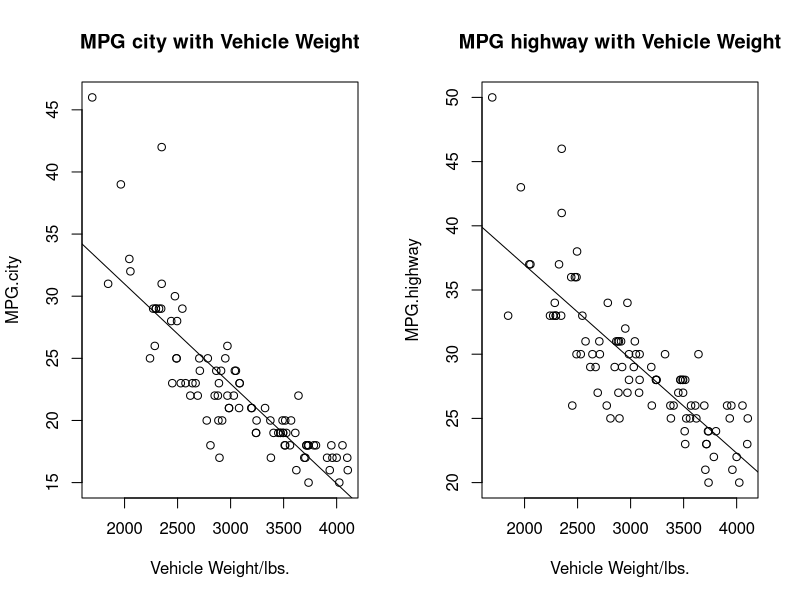
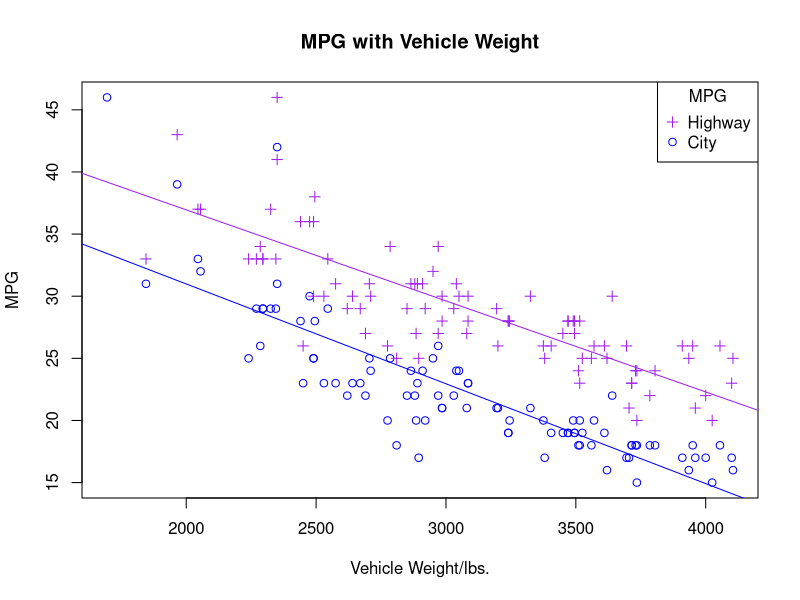
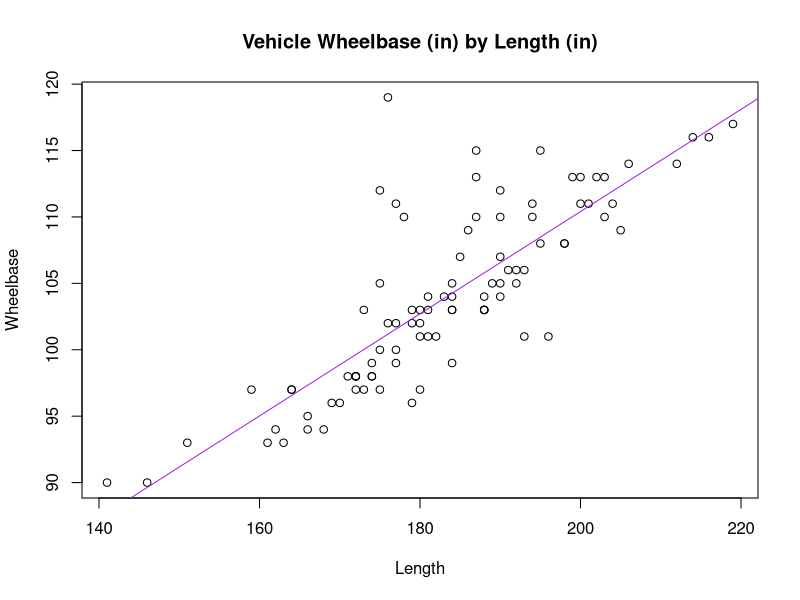
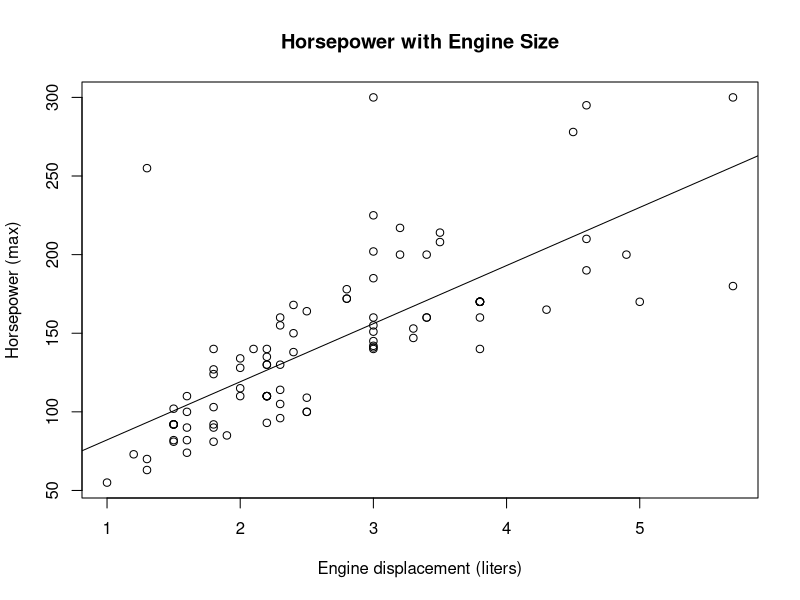

Reproduce these figures in R, in order.
# scatterplots-Cars93.R

library(MASS)
cr = Cars93

# --- Vehicle weight and MPG ---
par(mfrow=c(1,2))
yl = "MPG.city"
xl = "Vehicle Weight/lbs."
plot(formula=MPG.city~Weight, 
     data=cr, 
     xlab=xl, 
     ylab=yl)
fit=lm(cr$MPG.city~cr$Weight) 
abline(fit)
title("MPG city with Vehicle Weight")

yl="MPG.highway"
plot(formula=MPG.highway~Weight, 
     data=cr, 
     xlab=xl, 
     ylab=yl)
fit=lm(cr$MPG.highway~cr$Weight)
abline(fit)
title("MPG highway with Vehicle Weight")
par(mfrow=c(1,1), pch=1)

# --------- Overplotting on a single plot, using points() ----------

# weight and MPG 
# Color the points with "col", and give them a point type with "pch":

# labels for x and y axes:
yl = "MPG"
xl = "Vehicle Weight/lbs."

# plot MPG.city vs. Weight, in blue. 
# pch indicates point type:
plot(formula=MPG.city~Weight, 
     data=cr, 
     xlab=xl, 
     ylab=yl, 
     col="blue", 
     pch=1)

# compute and draw linear fit forMPG.city vs. Weight:
fit=lm(cr$MPG.city~cr$Weight) 
abline(fit, col="blue")
title("MPG with Vehicle Weight")

# overplot MPG.highway vs. Weight, in purple. 
# pch indicates point type:
points(cr$Weight, 
       cr$MPG.highway, 
       col="purple", 
       pch=3)

# compute and draw linear fit for MPG.highway vs. Weight:
fit2=lm(cr$MPG.highway~cr$Weight)
abline(fit2,col="purple")

#title(main="MPG with Vehicle Weight", sub="purple: Highway MPG; blue: City MPG")

# legend shows points and colors for each data type:
legend(x="topright",               
       title="MPG",         
       legend=c("Highway","City"), 
       pch=c(3,1),
       col=c("purple","blue"))          
par(mfrow=c(1,1), pch=1)

# ------------------ scatter plots ------------------

# scatter plots. Note that R labels the axes for you here:

# Wheelbase vs. Length, with regression line:
plot(Wheelbase~Length, data=cr)
title("Vehicle Wheelbase (in) by Length (in)")

# create and draw regression line:
fit2=lm(cr$Wheelbase~cr$Length)
abline(fit2,col="purple")

# ---- Relationship between engine size (displacement) and horsepower ---

# Horsepower vs. Engine Size
# R labels the axes for you here, but let's put units in:
plot(Horsepower~EngineSize, data=cr, xlab="Engine displacement (liters)", ylab="Horsepower (max)")
title("Horsepower with Engine Size")
# Does this suggest a linear relationship? Let's calculate it with a LINEAR MODEL, lm():
fit=lm(cr$Horsepower~cr$EngineSize)
abline(fit)

# ------------------------

# # following are pretty uninspiring/unilluminating. 
# 
# # Max Passengers vs. Weight
# # R labels the axes for you here:
# plot(Passengers~Weight, data=cr)
# title("Max Passengers with Weight")
# # Does this suggest a linear relationship? Let's calculate it with a LINEAR MODEL, lm():
# fit=lm(cr$Passengers~cr$Weight)
# abline(fit)
# 
# # Max Passengers vs. Engine Size
# # R labels the axes for you here:
# plot(Passengers~EngineSize, data=cr)
# title("Max Passengers with EngineSize")
# # Does this suggest a linear relationship? Let's calculate it with a LINEAR MODEL, lm():
# fit=lm(cr$Passengers~cr$EngineSize)
# abline(fit)
# 
# # Max Passengers vs. Horsepower
# # R labels the axes for you here:
# plot(Passengers~Horsepower, data=cr)
# title("Max Passengers with Horsepower")
# # Does this suggest a linear relationship? Let's calculate it with a LINEAR MODEL, lm():
# fit=lm(cr$Passengers~cr$Horsepower)
# abline(fit)
